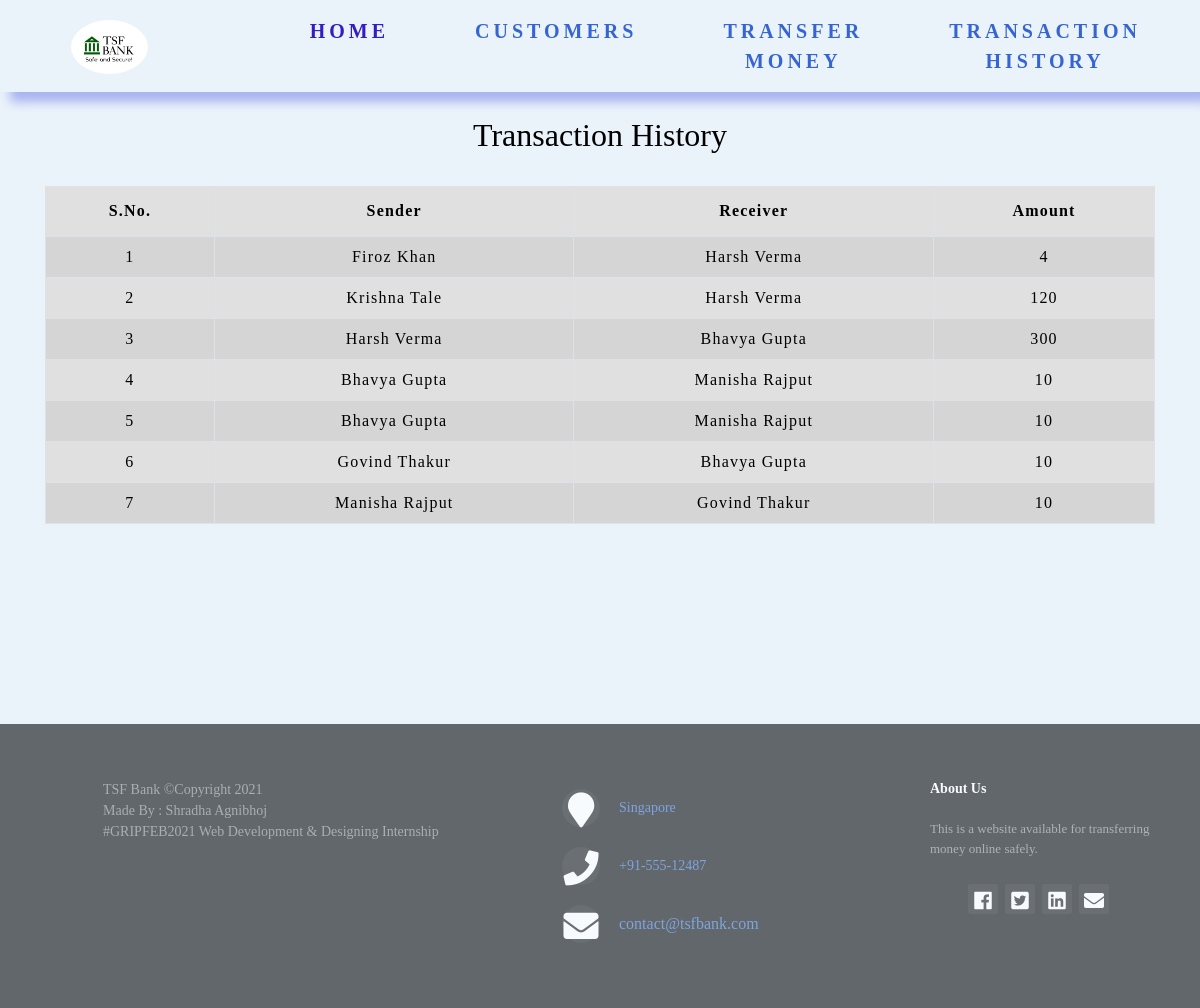
The page /transactionhistory.php on the database its author committed.
### tables this page shows
CREATE TABLE IF NOT EXISTS `transfers` (
  `sno` int(50) NOT NULL AUTO_INCREMENT,
  `sender` varchar(50) NOT NULL,
  `receiver` varchar(50) NOT NULL,
  `amount` int(50) NOT NULL,
  PRIMARY KEY (`sno`)
);

### transactionhistory.php (the view, shortened to what this page needs)
<!DOCTYPE html>
<html lang="en">
 <head>
    <link rel="stylesheet" href="https://stackpath.bootstrapcdn.com/bootstrap/4.5.2/css/bootstrap.min.css">
    <link rel="stylesheet" type="text/css" href="css/table.css">
    <link rel="stylesheet" type="text/css" href="css/navbar.css">
    <link rel="stylesheet" type="text/css" href="css/footer.css">
    <link rel="stylesheet" href="https://use.fontawesome.com/releases/v5.6.3/css/all.css">
 </head>
 <body style="background-color : rgb(234, 243,250 );">
 <?php
  include 'navbar.php';
 ?>
	<div class="container">
        <h2 class="text-center pt-4" style="color : black;font-family: 'Amatic SC',cursive;">Transaction History</h2>
       <br>
       <div class="table-responsive-sm" style="background-color: #E0E0E0">
    <table class="table table-hover table-striped table-condensed table-bordered">
        <thead style="color : black;">
            <tr>
                <th class="text-center">S.No.</th>
                <th class="text-center">Sender</th>
                <th class="text-center">Receiver</th>
                <th class="text-center">Amount</th>
            </tr>
        </thead>
        <tbody>
        <?php
            include 'data.php';
            $sql ="select * from transfers ";
            $query =mysqli_query($conn, $sql);
            while($rows = mysqli_fetch_assoc($query)){
        ?>
            <tr style="color : black;">
            <td class="py-2"><?php echo $rows['sno']; ?></td>
            <td class="py-2"><?php echo $rows['sender']; ?></td>
            <td class="py-2"><?php echo $rows['receiver']; ?></td>
            <td class="py-2"><?php echo $rows['amount']; ?> </td>
        <?php
          }
        ?>
        </tbody>
    </table>
    </div>
 </div>
 <footer class="footer_distributed">
        <div class="footer_left">
            <p class="footer_company_name">TSF Bank &copy;Copyright 2021 </p>
            <p class="footer_company_name">
            Made By : Shradha Agnibhoj</p>
            <p class="footer_company_name">
             #GRIPFEB2021 Web Development & Designing Internship </p>
        </div>
        <div class="footer_center">
            <div>
                <i class="fa fa-map-marker"></i>
                <p><span>Singapore</span></p>
            </div>
            <div>
                <i class="fa fa-phone"></i>
                <p><span>+91-555-12487</span> </p>
            </div>
            <div>
                <i class="fa fa-envelope"></i>
                <p><a href="#">contact@tsfbank.com</a></p>
            </div>
            </div>
            <div class="footer_right">
                <p class="footer_company_about">
                 <span>About Us</span>
                 This is a website available for transferring money online safely.
                </p>
                <div class="footer_icons">
                    <a href="#"><i class="fab fa-facebook"></i></a>
                    <a href="#"><i class="fab fa-twitter-square"></i></a>
                    <a href="#"><i class="fab fa-linkedin"></i></a>
                    <a href="#"><i class="fas fa-envelope"></i></a>
                </div>
            </div>
    </footer>
    </body>
</html>

### table.css (style rules this page uses)
* { padding: 0; margin: 0; box-sizing: border-box; font-family: 'Amatic SC',cursive; }
h2 { font-size: 40px; }
table { letter-spacing: 1.2px; }
td { text-align: center; }

### footer.css (style rules this page uses)
footer { position: relative; bottom: 0; height: 10%; opacity: 70%; }
.footer_distributed { background-color: #292c2f; box-shadow: 0 1px 1px 0 rgba(0,0,0,0.5); box-sizing: border-box; width: 100%; text-align: center; padding: 55px 50px; margin-top: 200px; }
.footer_distributed .footer_left,.footer_center,.footer_right { display: inline-block; vertical-align: top; }
.footer_distributed .footer_left { width: 40%; text-align: left; top: -20%; }
.footer_distributed h3 ,span { color: #5383d3; }
.footer_distributed .footer_company_name { color: #8f9296; font-size: 14px; font-weight: normal; margin: 0; }
.footer_distributed .footer_center { width: 30%; text-align: left; }
.footer_distributed .footer_center i { background-color: #33383b; color: white; font-size: 35px; width: 38px; border-radius: 50%; text-align: center; line-height: 42px; vertical-align: middle; height: 38px; margin: 10px 15px; }
.footer_distributed .footer_center p { display: inline-block; color: white; vertical-align: middle; margin: 0; }
.footer_distributed .footer_center p span { display: block; font-weight: normal; font-size: 14px; line-height: 2px; }
.footer_distributed .footer_center p a { color: #5383d3; text-decoration: none; }
.footer_distributed .footer_right { width: 20%; float: right; }
.footer_distributed .footer_company_about { line-height: 20px; color: #92999f; font-size: 13px; text-align: left; font-weight: normal; margin: 0; }
.footer_distributed .footer_company_about span { color: white; display: block; font-size: 14px; font-weight: bold; margin-bottom: 20px; }
.footer_distributed .footer_icons { margin-top: 25px; }
.footer_distributed .footer_icons a { display: inline-block; width: 30px; height: 30px; cursor: pointer; background-color: #33383b; border-radius: 2px; font-size: 20px; color: white; text-align: center; line-height: 35px; margin-right: 3px; margin-bottom: 5px; }

### rows shown on the page
transfers: sno "1", sender "Firoz Khan", receiver "Harsh Verma", amount "4"
transfers: sno "2", sender "Krishna Tale", receiver "Harsh Verma", amount "120"
transfers: sno "3", sender "Harsh Verma", receiver "Bhavya Gupta", amount "300"
transfers: sno "4", sender "Bhavya Gupta", receiver "Manisha Rajput", amount "10"
transfers: sno "5", sender "Bhavya Gupta", receiver "Manisha Rajput", amount "10"
transfers: sno "6", sender "Govind Thakur", receiver "Bhavya Gupta", amount "10"
transfers: sno "7", sender "Manisha Rajput", receiver "Govind Thakur", amount "10"
